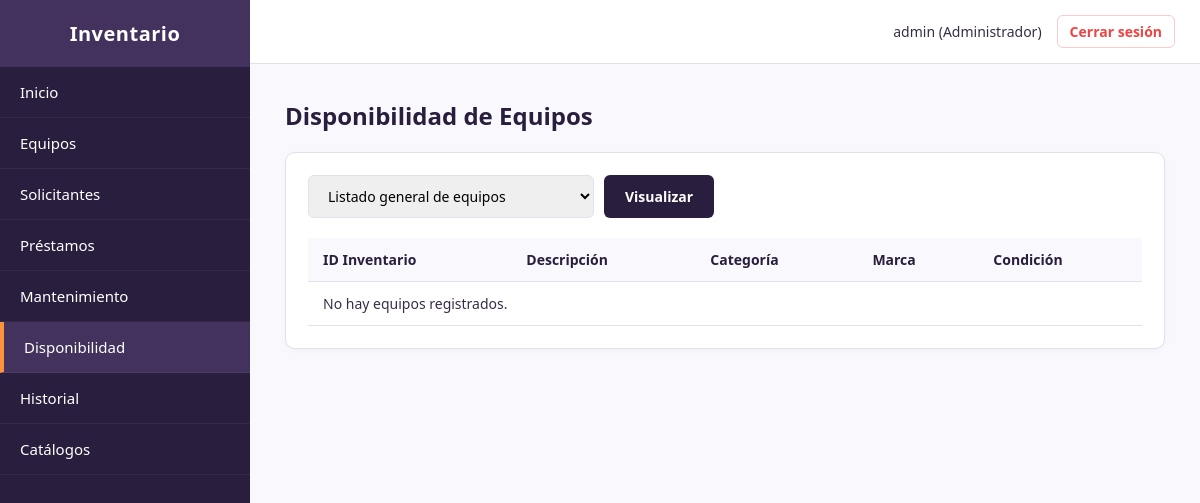
The page /pages/consultas/disponibilidad.php (signed in) on the database as committed earlier.
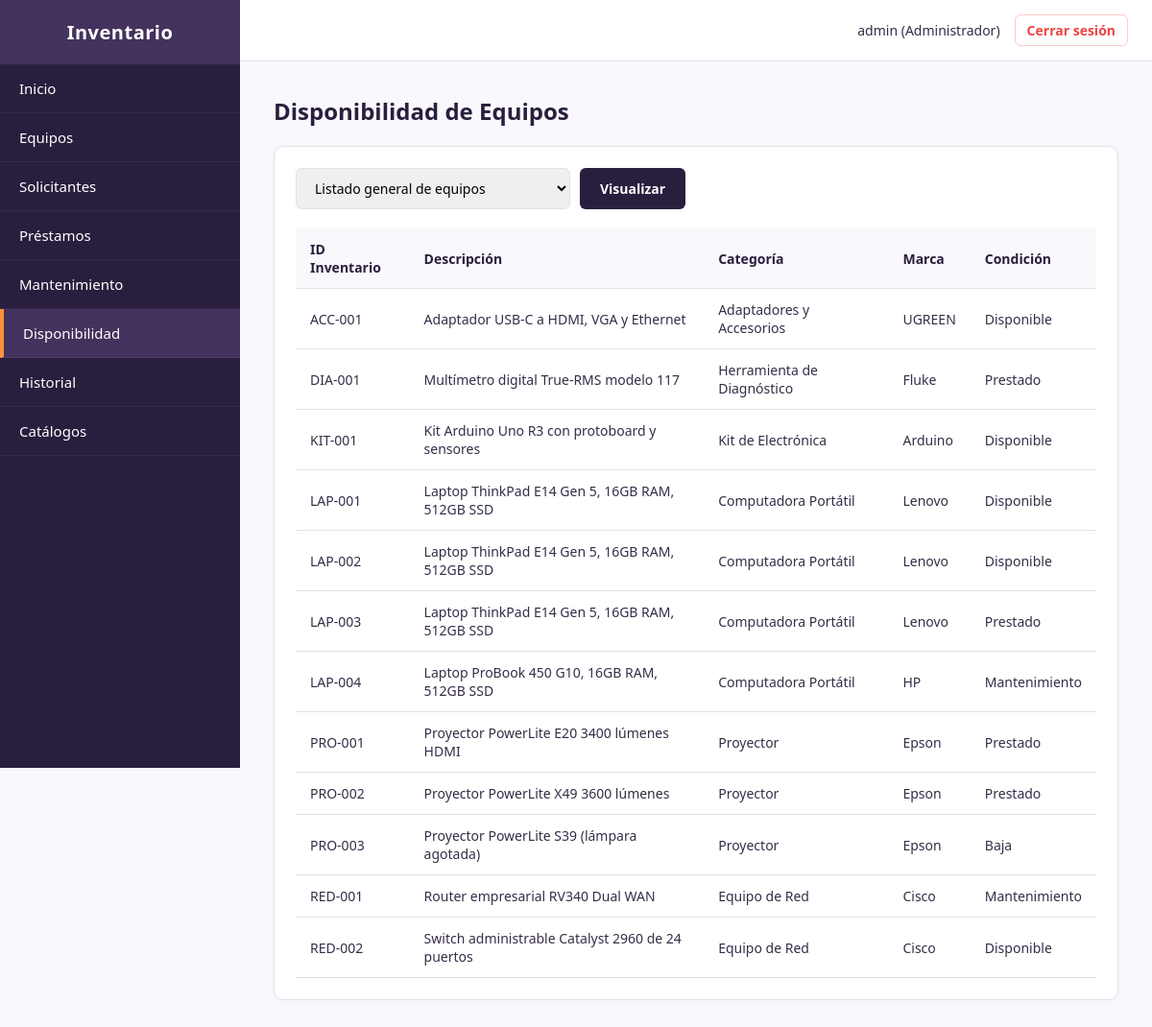
The same page on the database as committed later.
### tables this page shows
CREATE TABLE IF NOT EXISTS equipos (
    id_inventario VARCHAR(50) PRIMARY KEY,
    descripcion VARCHAR(200) NOT NULL,
    id_categoria INT NOT NULL,
    id_marca INT NOT NULL,
    condicion_actual ENUM('Disponible', 'Prestado', 'Mantenimiento', 'Baja') DEFAULT 'Disponible',
    FOREIGN KEY (id_categoria) REFERENCES categorias(id_categoria) ON DELETE RESTRICT ON UPDATE CASCADE,
    FOREIGN KEY (id_marca) REFERENCES marcas(id_marca) ON DELETE RESTRICT ON UPDATE CASCADE
);

CREATE TABLE IF NOT EXISTS categorias (
    id_categoria INT AUTO_INCREMENT PRIMARY KEY,
    nombre VARCHAR(100) UNIQUE NOT NULL
);

CREATE TABLE IF NOT EXISTS marcas (
    id_marca INT AUTO_INCREMENT PRIMARY KEY,
    nombre VARCHAR(100) UNIQUE NOT NULL
);

### pages/consultas/disponibilidad.php (the view, shortened to what this page needs)
<?php
$base = '../../';
require_once $base . 'includes/auth.php';
require_once $base . 'includes/conexion.php';
$tipo_reporte = $_GET['tipo_reporte'] ?? 'general';
if ($tipo_reporte === 'general') {
    $resultados = $pdo->query(
        'SELECT e.id_inventario, e.descripcion, c.nombre AS categoria, m.nombre AS marca, e.condicion_actual
         FROM equipos e
         INNER JOIN categorias c ON e.id_categoria = c.id_categoria
         INNER JOIN marcas m ON e.id_marca = m.id_marca
         ORDER BY e.id_inventario'
    )->fetchAll();
}
require $base . 'includes/header.php';
?>
            <h1>Disponibilidad de Equipos</h1>
            <div class="panel">
                <div class="toolbar">
                    <form action="disponibilidad.php" method="GET" class="filters">
                        <select class="select-filter" id="tipo_reporte" name="tipo_reporte">
                            <option value="general"<?= $tipo_reporte === 'general' ? ' selected' : '' ?>>Listado general de equipos</option>
                        </select>
                        <button type="submit" class="btn-primary">Visualizar</button>
                    </form>
                </div>
                <div class="table-container">
                    <table class="data-table">
                        <?php if ($tipo_reporte === 'general'): ?>
                            <thead>
                                <tr>
                                    <th>ID Inventario</th>
                                    <th>Descripción</th>
                                    <th>Categoría</th>
                                    <th>Marca</th>
                                    <th>Condición</th>
                                </tr>
                            </thead>
                            <tbody>
                                <?php if (empty($resultados)): ?>
                                    <tr><td colspan="5">No hay equipos registrados.</td></tr>
                                <?php else: ?>
                                    <?php foreach ($resultados as $fila): ?>
                                        <tr>
                                            <td><?= htmlspecialchars($fila['id_inventario']) ?></td>
                                            <td><?= htmlspecialchars($fila['descripcion']) ?></td>
                                            <td><?= htmlspecialchars($fila['categoria']) ?></td>
                                            <td><?= htmlspecialchars($fila['marca']) ?></td>
                                            <td><?= htmlspecialchars($fila['condicion_actual']) ?></td>
                                        </tr>
                                    <?php endforeach; ?>
                                <?php endif; ?>
                            </tbody>
                        <?php endif; ?>
                    </table>
                </div>
            </div>
<?php
require $base . 'includes/footer.php';
?>

Rows that differ between the two databases and show on the page:
added equipos: id_inventario "ACC-001", descripcion "Adaptador USB-C a HDMI, VGA y Ethernet", id_categoria.nombre "Adaptadores y Accesorios", id_marca.nombre "UGREEN", condicion_actual "Disponible"
added equipos: id_inventario "DIA-001", descripcion "Multímetro digital True-RMS modelo 117", id_categoria.nombre "Herramienta de Diagnóstico", id_marca.nombre "Fluke", condicion_actual "Prestado"
added equipos: id_inventario "KIT-001", descripcion "Kit Arduino Uno R3 con protoboard y sensores", id_categoria.nombre "Kit de Electrónica", id_marca.nombre "Arduino", condicion_actual "Disponible"
added equipos: id_inventario "LAP-001", descripcion "Laptop ThinkPad E14 Gen 5, 16GB RAM, 512GB SSD", id_categoria.nombre "Computadora Portátil", id_marca.nombre "Lenovo", condicion_actual "Disponible"
added equipos: id_inventario "LAP-002", descripcion "Laptop ThinkPad E14 Gen 5, 16GB RAM, 512GB SSD", id_categoria.nombre "Computadora Portátil", id_marca.nombre "Lenovo", condicion_actual "Disponible"
added equipos: id_inventario "LAP-003", descripcion "Laptop ThinkPad E14 Gen 5, 16GB RAM, 512GB SSD", id_categoria.nombre "Computadora Portátil", id_marca.nombre "Lenovo", condicion_actual "Prestado"
added equipos: id_inventario "LAP-004", descripcion "Laptop ProBook 450 G10, 16GB RAM, 512GB SSD", id_categoria.nombre "Computadora Portátil", id_marca.nombre "HP", condicion_actual "Mantenimiento"
added equipos: id_inventario "PRO-001", descripcion "Proyector PowerLite E20 3400 lúmenes HDMI", id_categoria.nombre "Proyector", id_marca.nombre "Epson", condicion_actual "Prestado"
added equipos: id_inventario "PRO-002", descripcion "Proyector PowerLite X49 3600 lúmenes", id_categoria.nombre "Proyector", id_marca.nombre "Epson", condicion_actual "Prestado"
added equipos: id_inventario "PRO-003", descripcion "Proyector PowerLite S39 (lámpara agotada)", id_categoria.nombre "Proyector", id_marca.nombre "Epson", condicion_actual "Baja"
added equipos: id_inventario "RED-001", descripcion "Router empresarial RV340 Dual WAN", id_categoria.nombre "Equipo de Red", id_marca.nombre "Cisco", condicion_actual "Mantenimiento"
added equipos: id_inventario "RED-002", descripcion "Switch administrable Catalyst 2960 de 24 puertos", id_categoria.nombre "Equipo de Red", id_marca.nombre "Cisco", condicion_actual "Disponible"
Other text that changed with them:
text no longer shown: "No hay equipos registrados."
